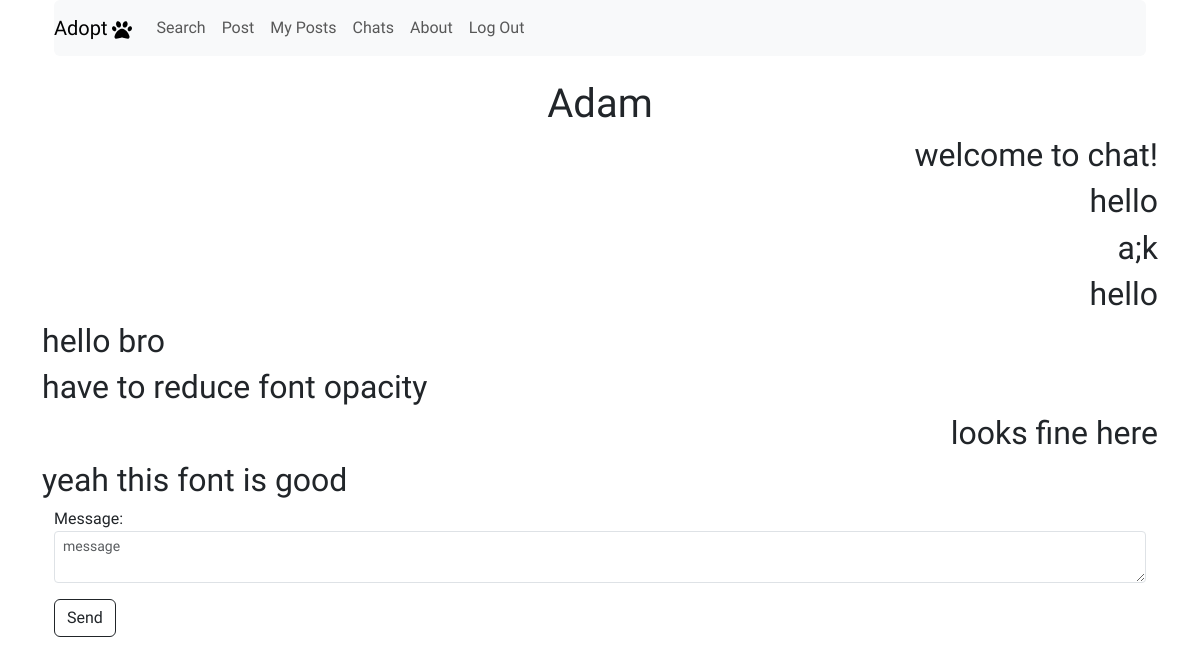
Before: /chats/Adam_chat/ (signed in) with the older database file.
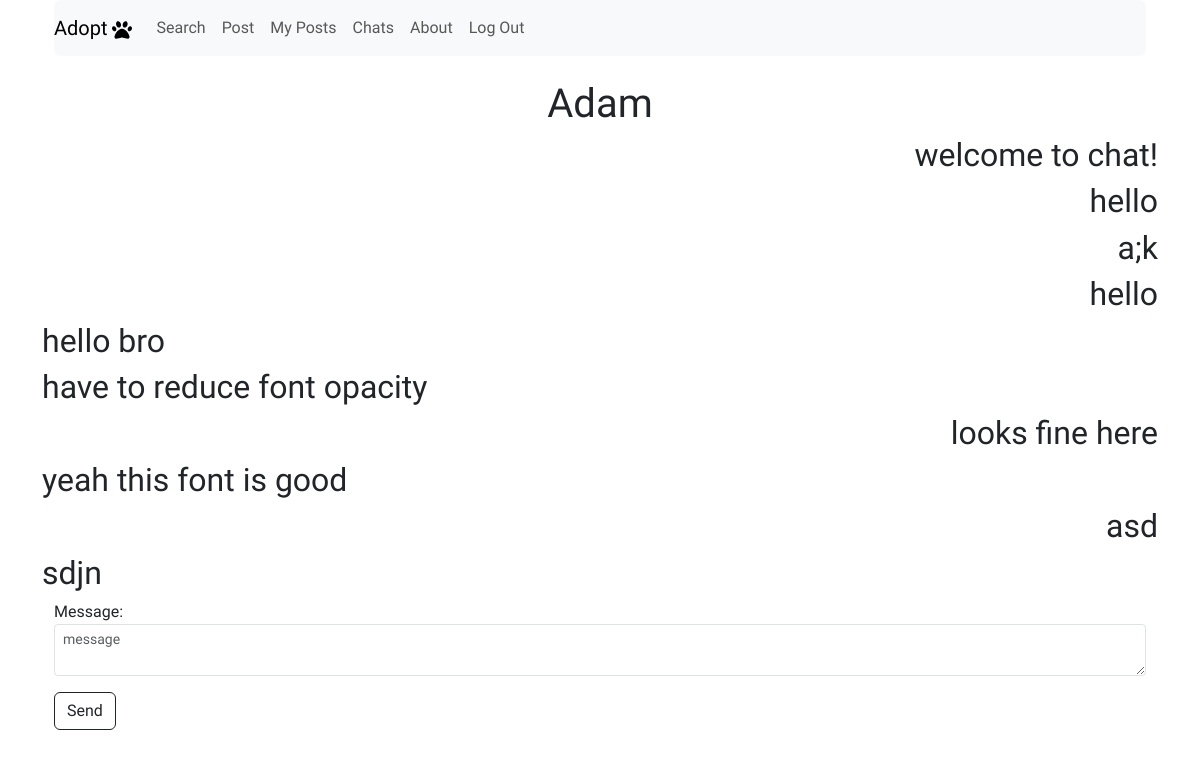
After: the same page with the newer database file.
### chat/models.py (models this page shows)
class DirectMessages(models.Model):
    sender = models.ForeignKey(User, related_name='sender', on_delete=models.CASCADE)
    receiver = models.ForeignKey(User, related_name='receiver', on_delete=models.CASCADE)
    message = models.TextField()
    time = models.TimeField()
    date = models.DateField()

### chat/views.py (the view, shortened to what this page needs)
# urls.py: path('chats/<path:username>_chat/', dm_view, name='dm'),
@login_required
def dm_view(request, username):
    sender = request.user
    receiver = User.objects.get(username=username)
    old_messages = (DirectMessages.objects.filter(sender=sender, receiver=receiver) | DirectMessages.objects.filter(sender=receiver, receiver=sender)).order_by('date', 'time')
    chat_id_ref = old_messages.first()
    chat_id_ref1 = chat_id_ref.sender
    chat_id_ref2 = chat_id_ref.receiver
    context = dict()
    context['sender'] = sender
    context['receiver'] = receiver
    context['old_messages'] = old_messages
    context['user'] = request.user
    context['id1'] = chat_id_ref1
    context['id2'] = chat_id_ref2
    if request.method == 'GET':
        form = SendMessage()
        context['form'] = form
        return render(request, 'chat/dm.html', context)

### chat/forms.py
class SendMessage(ModelForm):
    class Meta:
        model = DirectMessages
        exclude = ['sender', 'receiver', 'time', 'date']
        widgets = {
            'message': forms.Textarea(attrs={'class': 'form-control form-control-sm', 'rows': 2, 'placeholder': 'message'})
        }

### templates/chat/dm.html (shortened to what this page needs)
{% extends 'base.html' %}
{% load static %}
{% block content %}
 <div>
    <h1 id="receiver" style="text-align: center;">{{ receiver }}</h1>
 </div>
    <div id="chatroom">
        {% for message in old_messages %}
        {% if message.sender == user %}
            <div>
                <h2 style="text-align: right;">
                    {{message.message}}
                </h2>
            </div>
        {% else %}
            <div>
                <h2 style="text-align: left;">
                    {{message.message}}
                </h2>
            </div>
        {% endif %}
    {% endfor %}
    </div>
    <div class="container">
        <div class="row">
            <div class="col-md-12">
                <form method="post" id="chat-form">
                    {{ form.as_p }}
                    <button type="submit" id="send_msg" class="btn btn-outline-dark">Send</button>
                </form>
            </div>
        </div>
    </div>
{% endblock %}

Changed rows visible on the page:
added DirectMessages: message "asd"
added DirectMessages: message "sdjn"
